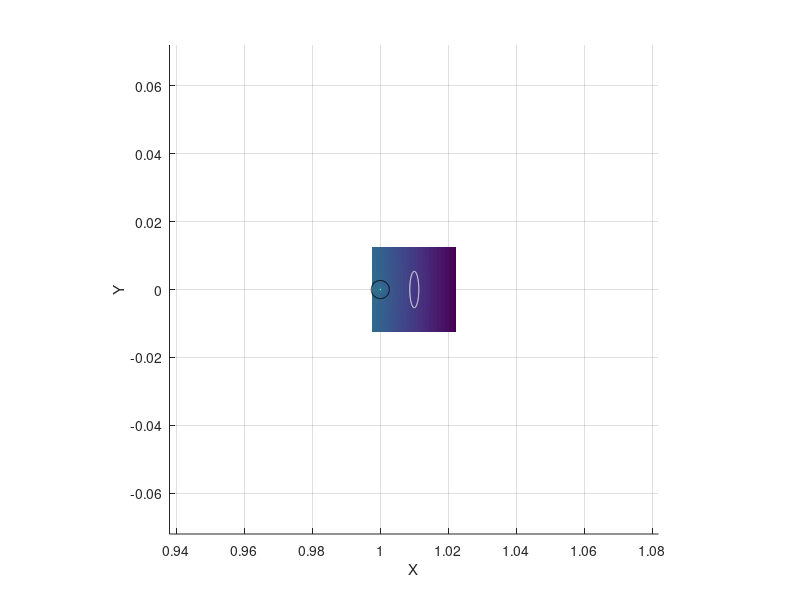

The MATLAB script that drew this image:
% Explore Jacobi's Integral, and classification of orbits as central or
% interplay.

% Ref. A.E. Roy, 5.10

mu = 1/333000;
x1 = -mu;
x2 = 1.0-mu;

F = 400;
coef1 = (F+1)*mu-1;
coef2 = 2*(F*mu^2+(1-mu)^2);
coef3 = F*mu^3-(1-mu)^3;
xc = roots([coef1 coef2 coef3])
if (abs(xc(2)+mu)) < abs((xc(1)+mu)), 
    xc = xc(2)
else
    xc = xc(1)
end
%Ccrit = xc^2+2*((1-mu)/abs(xc+mu)+mu/abs(xc+mu-1))
Ccrit = 2.1;

%[rin,rout] = ShellOfInfluence(mu,0.01);
%ang=[0:pi/200:2*pi]';
%xin=x2+rin*cos(ang);
%yin=rin*sin(ang);
%xout=x2+rout*cos(ang);
%yout=rout*sin(ang);


N=1000;
C=zeros(N,N);

x = 1.01+(-0.025/2+0.025/N*[1:N]);
y = (-0.025/2+0.025/N*[1:N]);
z = (-0.025/2+0.025/N*[1:N]);

[X,Y] = meshgrid(x,y);

for i=1:N,
    for j=1:N,
        r1=sqrt((x(i)-x1)^2+y(j)^2);
        r2=sqrt((x(i)-x2)^2+y(j)^2);
        %C(i,j)=x(i)^2+y(j)^2+2*(1-mu)/r1+2*mu/r2;
        C(i,j)=2*(1-mu)/r1+2*mu/r2;
        %if r2 > rin && r2 < rout,
        %   C(i,j) = 0;
        %end
        if C(i,j)>Ccrit, 
            C(i,j)=Ccrit;
        end
    end
end

ang = [0:pi/200:2*pi]';

% Orbit of Moon
xm = 1.0+400E3/150E6*cos(ang);
ym = 400E3/150E6*sin(ang);

% Halo Orbit
xh = 1.01+200E3/150E6*cos(ang);
yh = 800E3/150E6*sin(ang);
zh = 400E3/150E6*sin(ang);

figure(1)
surf(X,Y,C','EdgeColor','none')
axis('equal')
view(0,90)
xlabel('X')
ylabel('Y')
hold on
plot3(xm,ym,Ccrit*ones(size(xm)),'k')
plot3(xh,yh,Ccrit*ones(size(xh)),'w')
hold off
        